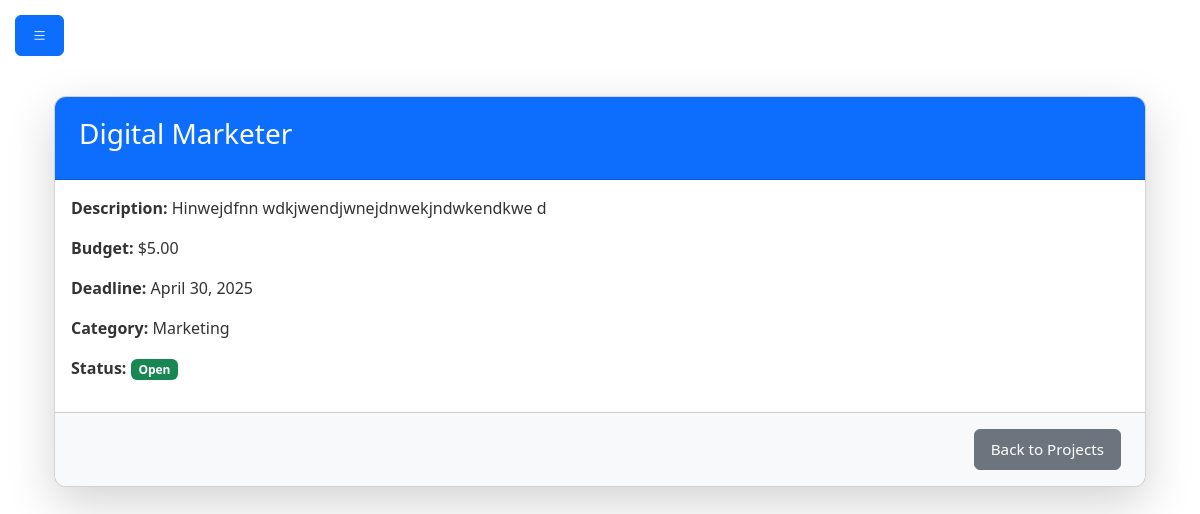
Page /view_project/3/ on the committed database.
### freelanceApp/models.py (models this page shows)
class Project(models.Model):
    client_id = models.ForeignKey(User, on_delete=models.CASCADE, related_name='projects')
    title = models.CharField(max_length=255)
    description = models.TextField()
    budget = models.DecimalField(max_digits=10, decimal_places=2)
    deadline = models.DateField()
    category = models.CharField(max_length=100)
    status = models.CharField(max_length=50, choices=(('Open', 'Open'), ('Closed', 'Closed')))
    created_at = models.DateTimeField(default=timezone.now)

### freelanceApp/views.py (the view)
# urls.py: path('view_project/<int:project_id>/', views.view_project, name='view_project'),
def view_project(request, project_id):
    project = get_object_or_404(Project, pk=project_id)
    return render(request, 'view_project.html', {'project':project})

### templates/view_project.html (shortened to what this page needs)
{% extends "client_slider.html" %}
{% block main %}
<link rel="stylesheet" href="/static/css/view_project.css">
<div class="container py-5">
  <div class="card shadow-lg">
    <div class="card-header bg-primary text-white">
      <h3>{{ project.title }}</h3>
    </div>
    <div class="card-body">
      <p><strong>Description:</strong> {{ project.description }}</p>
      <p><strong>Budget:</strong> ${{ project.budget }}</p>
      <p><strong>Deadline:</strong> {{ project.deadline }}</p>
      <p><strong>Category:</strong> {{ project.category }}</p>
      <p><strong>Status:</strong>
        {% if project.status == 'Open' %}
          <span class="badge bg-success">Open</span>
        {% else %}
          <span class="badge bg-secondary">Closed</span>
        {% endif %}
      </p>
    </div>
    <div class="card-footer">
      <a href="{% url 'client_manage_project' %}" class="btn btn-secondary">Back to Projects</a>
    </div>
  </div>
</div>
{% endblock main %}

### static/css/client_slider.css (style rules this page uses)
body { margin: 0; font-family: 'Segoe UI', sans-serif; }

### static/css/view_project.css (style rules this page uses)
.card { border-radius: 12px; overflow: hidden; }
.card-header { padding: 1.25rem 1.5rem; font-size: 1.5rem; font-weight: 600; }
.card-body p { margin-bottom: 1rem; font-size: 1rem; color: #333; }
.card-footer { text-align: right; padding: 1rem 1.5rem; background-color: #f8f9fa; }
.btn { padding: 0.5rem 1rem; font-size: 0.95rem; }

### rows in the picture
Project: title "Digital Marketer", description "Hinwejdfnn wdkjwendjwnejdnwekjndwkendkwe d", budget "5.00", deadline "April 30, 2025", category "Marketing"
